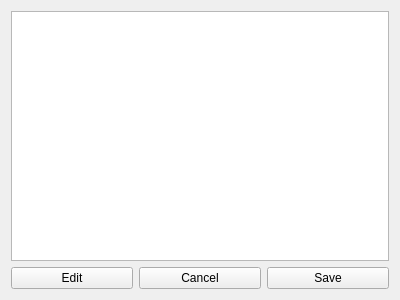
<?xml version="1.0" encoding="UTF-8"?>
<ui version="4.0">
 <class>qMRMLTextWidget</class>
 <widget class="qCjyxWidget" name="qMRMLTextWidget">
  <property name="geometry">
   <rect>
    <x>0</x>
    <y>0</y>
    <width>400</width>
    <height>300</height>
   </rect>
  </property>
  <property name="windowTitle">
   <string>Form</string>
  </property>
  <layout class="QVBoxLayout" name="verticalLayout">
   <item>
    <widget class="QTextEdit" name="TextEdit">
     <property name="font">
      <font>
       <family>Courier</family>
      </font>
     </property>
    </widget>
   </item>
   <item>
    <layout class="QHBoxLayout" name="ButtonLayout">
     <item>
      <widget class="QPushButton" name="EditButton">
       <property name="text">
        <string>Edit</string>
       </property>
       <property name="iconSize">
        <size>
         <width>12</width>
         <height>12</height>
        </size>
       </property>
      </widget>
     </item>
     <item>
      <widget class="QPushButton" name="CancelButton">
       <property name="enabled">
        <bool>true</bool>
       </property>
       <property name="text">
        <string>Cancel</string>
       </property>
      </widget>
     </item>
     <item>
      <widget class="QPushButton" name="SaveButton">
       <property name="enabled">
        <bool>true</bool>
       </property>
       <property name="text">
        <string>Save</string>
       </property>
      </widget>
     </item>
    </layout>
   </item>
  </layout>
 </widget>
 <customwidgets>
  <customwidget>
   <class>qCjyxWidget</class>
   <extends>QWidget</extends>
   <header>qCjyxWidget.h</header>
   <container>1</container>
  </customwidget>
 </customwidgets>
 <resources/>
 <connections/>
</ui>
